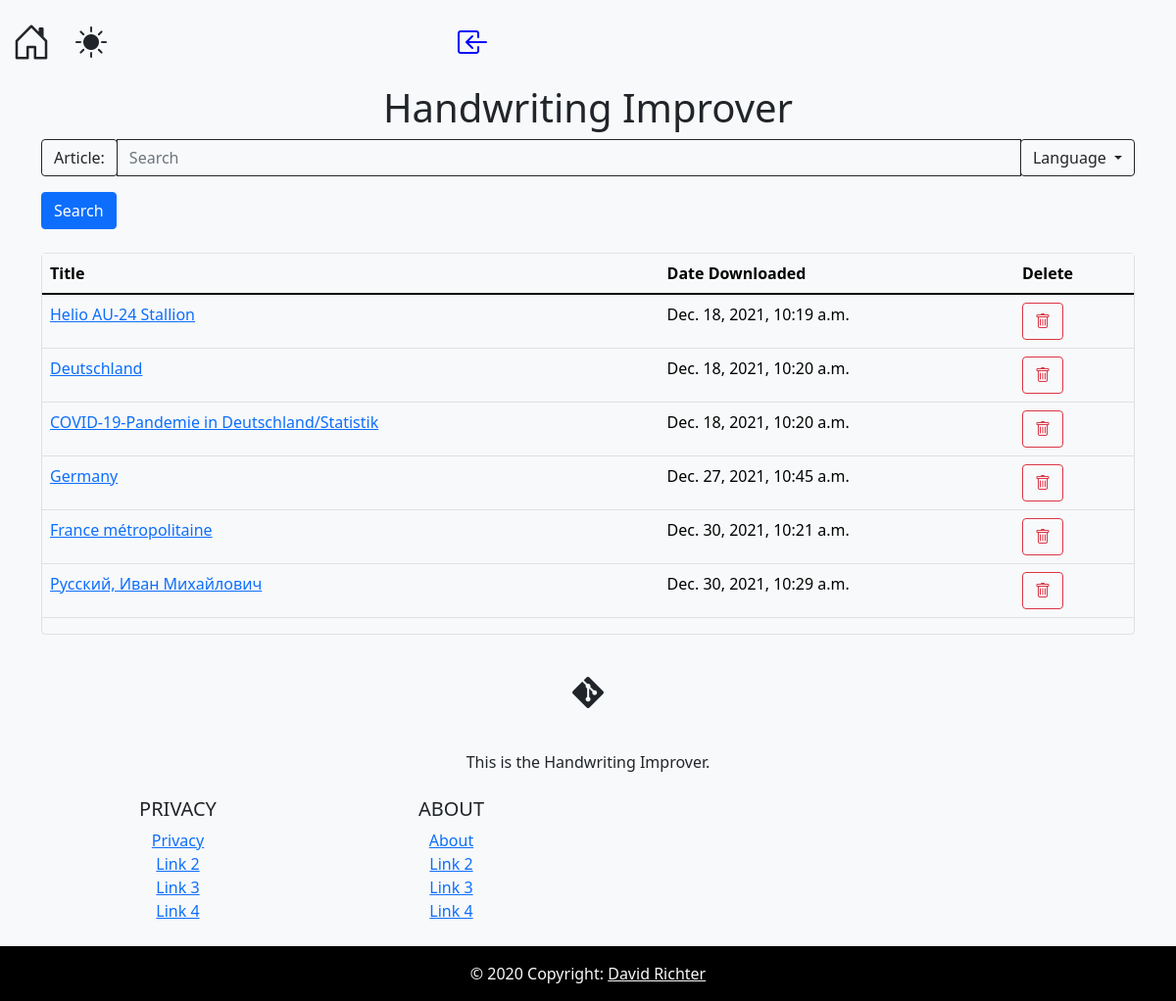
Page /handwriting/ on the committed database.
### wikipedia_converter/models.py (models this page shows, shortened)
class FullArticle(models.Model):
    formatted_page = models.ForeignKey(Article, on_delete=models.CASCADE, related_name="formatted_page")
    original_page = models.ForeignKey(Article, on_delete=models.CASCADE)
    date_pulled = models.DateTimeField('date pulled from wikipedia')
    def __str__(self):
        return self.formatted_page.title

class Article(models.Model):
    content = models.CharField(max_length=9999999999)
    link = models.CharField(max_length=500)
    title = models.CharField(max_length=500)

### wikipedia_converter/views.py (the view)
# urls.py: path('', views.IndexView.as_view(), name='index'),
def index(request):
    template = loader.get_template('wikipedia_converter/index.html')
    articles = list(FullArticle.objects.all())
    context = {
        'articles': articles,
    }
    return HttpResponse(template.render(context, request))

### wikipedia_converter/templates/wikipedia_converter/index.html (shortened to what this page needs)
<!DOCTYPE html>
<html lang="en">
<head>
    {% load static %}
    {% include 'wikipedia_converter/navbar.html' %}
</head>
<body class="bg-dark text-light">
<div class="container">
<h1 class="text-center">Handwriting Improver</h1>
</div>
<div class="container ">
    <form method="POST" id="mainForm" class="bg-dark text-light" action="{% url 'wikipedia_converter:getArticles' %}">
        <div class="input-group mb-3">
            <div class="input-group-prepend">
                <span class="input-group-text bg-dark text-light btn-outline-light" id="basic-addon3">
                    Article:
                </span>
            </div>
            <input type="text" id="mainInput" class="bg-dark text-light btn-outline-light form-control" name="search" placeholder="Search">
            <div class="input-group-append">
                <div class="dropdown">
                    <button class="btn btn-outline-light dropdown-toggle" type="button" data-bs-toggle="dropdown" data-toggle="dropdown" aria-haspopup="true" aria-expanded="false">
                        Language
                    </button>
                </div>
            </div>
        </div>
        <input type="submit" value="Search" class="btn btn-primary">
    </form>
    <br>
    <div class="border rounded">
        <table class="table table-dark">
            <thead>
                <tr>
                    <th scope="col">Title</th>
                    <th scope="col">Date Downloaded</th>
                    <th scope="col">Delete</th>
                </tr>
            </thead>
            <tbody>
        {% for article in articles %}
                <tr>
                    <td>
                        <a href="{% url 'wikipedia_converter:getArticleFromDb' article.id %}">
                            {{ article }}
                        </a>
                    </td>
                    <td>
                        {{ article.date_pulled }}
                    </td>
                    <td>
                        <a href="{% url 'wikipedia_converter:deleteArticleFromDb' article.id %}"
                           class="btn btn-outline-danger">
                            <i class="bi-trash"></i>
                        </a>
                    </td>
                </tr>
        {% endfor %}
        </tbody>
        </table>
    </div>
</div>
{% include 'wikipedia_converter/footer.html' %}
</body>
</html>

### wikipedia_converter/static/wikipedia_converter/css/navbar.css (style rules this page uses)
body { display: flex; flex-direction: column; min-height: 100vh; }

### rows in the picture
FullArticle: formatted_page.title "Helio AU-24 Stallion", date_pulled "Dec. 18, 2021, 10:19 a.m."
FullArticle: formatted_page.title "Deutschland", date_pulled "Dec. 18, 2021, 10:20 a.m."
FullArticle: formatted_page.title "COVID-19-Pandemie in Deutschland/Statistik", date_pulled "Dec. 18, 2021, 10:20 a.m."
FullArticle: formatted_page.title "Germany", date_pulled "Dec. 27, 2021, 10:45 a.m."
FullArticle: formatted_page.title "France métropolitaine", date_pulled "Dec. 30, 2021, 10:21 a.m."
FullArticle: formatted_page.title "Русский, Иван Михайлович", date_pulled "Dec. 30, 2021, 10:29 a.m."
